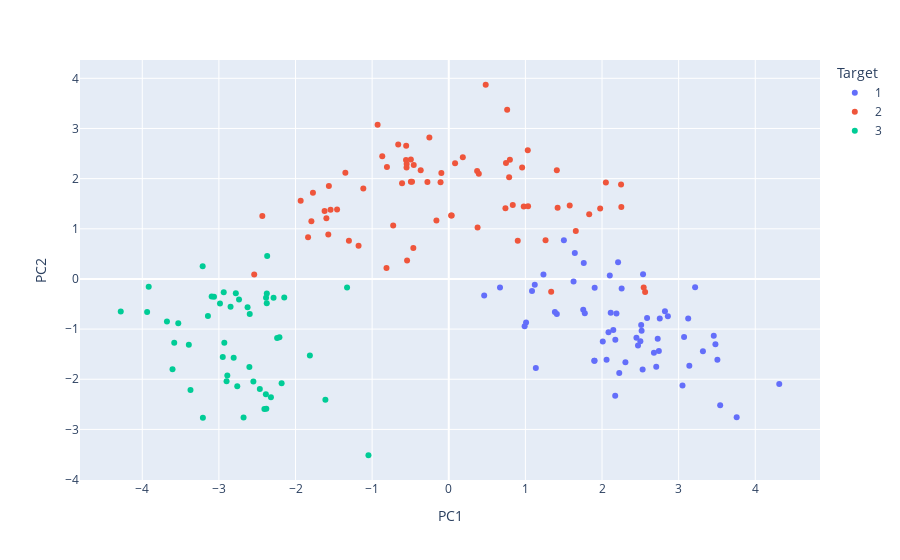

The notebook cell this image was saved under:
### Markdown cell above
### 2 Component Visualisation
- Scatter graph of the first two principal components

### Code cell
# Creating Data Frame from PCA model for visualisation

pca_df = pd.DataFrame(pca_transformed)
columns = []
for i in range(1, 14):
    columns.append("PC" + str(i))
pca_df.columns = columns
pca_df["Target"] = y
pca_df["Target"] = pca_df["Target"].astype(str)

# PCA 2D Visualisation
fig = px.scatter(pca_df, x='PC1', y='PC2', color='Target')
fig.show()
